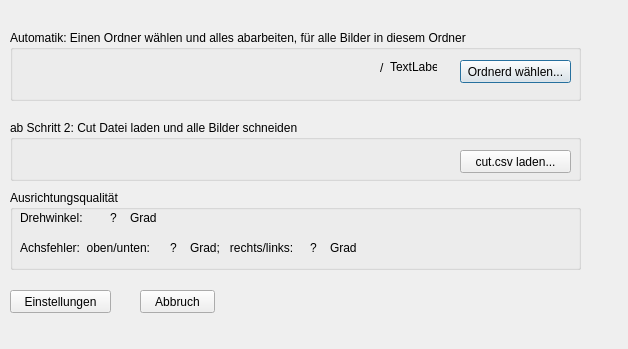
<?xml version="1.0" encoding="UTF-8"?>
<ui version="4.0">
 <class>DiasCut</class>
 <widget class="QDialog" name="DiasCut">
  <property name="geometry">
   <rect>
    <x>0</x>
    <y>0</y>
    <width>628</width>
    <height>349</height>
   </rect>
  </property>
  <property name="windowTitle">
   <string>Dias Schneiden</string>
  </property>
  <widget class="QWidget" name="centralWidget" native="true">
   <property name="geometry">
    <rect>
     <x>0</x>
     <y>0</y>
     <width>591</width>
     <height>343</height>
    </rect>
   </property>
   <widget class="QGroupBox" name="groupBox">
    <property name="geometry">
     <rect>
      <x>10</x>
      <y>30</y>
      <width>571</width>
      <height>71</height>
     </rect>
    </property>
    <property name="title">
     <string>Automatik: Einen Ordner wählen und alles abarbeiten, für alle Bilder in diesem Ordner </string>
    </property>
    <widget class="QPushButton" name="pb_selPict">
     <property name="geometry">
      <rect>
       <x>450</x>
       <y>30</y>
       <width>111</width>
       <height>23</height>
      </rect>
     </property>
     <property name="text">
      <string>Ordnerd wählen...</string>
     </property>
    </widget>
    <widget class="QLabel" name="la_dir">
     <property name="geometry">
      <rect>
       <x>10</x>
       <y>30</y>
       <width>351</width>
       <height>16</height>
      </rect>
     </property>
     <property name="text">
      <string/>
     </property>
    </widget>
    <widget class="QLabel" name="la_maske">
     <property name="geometry">
      <rect>
       <x>380</x>
       <y>30</y>
       <width>47</width>
       <height>13</height>
      </rect>
     </property>
     <property name="text">
      <string>TextLabel</string>
     </property>
    </widget>
    <widget class="QLabel" name="label">
     <property name="geometry">
      <rect>
       <x>370</x>
       <y>30</y>
       <width>16</width>
       <height>16</height>
      </rect>
     </property>
     <property name="text">
      <string>/</string>
     </property>
    </widget>
   </widget>
   <widget class="QGroupBox" name="groupBox_3">
    <property name="geometry">
     <rect>
      <x>10</x>
      <y>120</y>
      <width>571</width>
      <height>61</height>
     </rect>
    </property>
    <property name="title">
     <string>ab Schritt 2: Cut Datei laden und alle Bilder schneiden</string>
    </property>
    <widget class="QPushButton" name="pb_Load_cut">
     <property name="geometry">
      <rect>
       <x>450</x>
       <y>30</y>
       <width>111</width>
       <height>23</height>
      </rect>
     </property>
     <property name="text">
      <string>cut.csv laden...</string>
     </property>
    </widget>
    <widget class="QLabel" name="la_cut">
     <property name="geometry">
      <rect>
       <x>10</x>
       <y>30</y>
       <width>421</width>
       <height>16</height>
      </rect>
     </property>
     <property name="text">
      <string/>
     </property>
    </widget>
   </widget>
   <widget class="QGroupBox" name="groupBox_4">
    <property name="geometry">
     <rect>
      <x>10</x>
      <y>190</y>
      <width>571</width>
      <height>80</height>
     </rect>
    </property>
    <property name="title">
     <string>Ausrichtungsqualität</string>
    </property>
    <widget class="QLabel" name="label_7">
     <property name="geometry">
      <rect>
       <x>10</x>
       <y>20</y>
       <width>81</width>
       <height>16</height>
      </rect>
     </property>
     <property name="text">
      <string>Drehwinkel:</string>
     </property>
    </widget>
    <widget class="QLabel" name="la_qw">
     <property name="geometry">
      <rect>
       <x>100</x>
       <y>20</y>
       <width>21</width>
       <height>16</height>
      </rect>
     </property>
     <property name="text">
      <string>?</string>
     </property>
    </widget>
    <widget class="QLabel" name="label_9">
     <property name="geometry">
      <rect>
       <x>120</x>
       <y>20</y>
       <width>41</width>
       <height>16</height>
      </rect>
     </property>
     <property name="text">
      <string>Grad</string>
     </property>
    </widget>
    <widget class="QLabel" name="label_10">
     <property name="geometry">
      <rect>
       <x>10</x>
       <y>50</y>
       <width>151</width>
       <height>16</height>
      </rect>
     </property>
     <property name="text">
      <string>Achsfehler:  oben/unten:</string>
     </property>
    </widget>
    <widget class="QLabel" name="la_qou">
     <property name="geometry">
      <rect>
       <x>160</x>
       <y>50</y>
       <width>21</width>
       <height>16</height>
      </rect>
     </property>
     <property name="text">
      <string>?</string>
     </property>
    </widget>
    <widget class="QLabel" name="label_12">
     <property name="geometry">
      <rect>
       <x>180</x>
       <y>50</y>
       <width>111</width>
       <height>16</height>
      </rect>
     </property>
     <property name="text">
      <string>Grad;   rechts/links:</string>
     </property>
    </widget>
    <widget class="QLabel" name="la_qrl">
     <property name="geometry">
      <rect>
       <x>300</x>
       <y>50</y>
       <width>21</width>
       <height>16</height>
      </rect>
     </property>
     <property name="text">
      <string>?</string>
     </property>
    </widget>
    <widget class="QLabel" name="label_14">
     <property name="geometry">
      <rect>
       <x>320</x>
       <y>50</y>
       <width>41</width>
       <height>16</height>
      </rect>
     </property>
     <property name="text">
      <string>Grad</string>
     </property>
    </widget>
   </widget>
   <widget class="QPushButton" name="pushButton">
    <property name="geometry">
     <rect>
      <x>10</x>
      <y>290</y>
      <width>101</width>
      <height>23</height>
     </rect>
    </property>
    <property name="text">
     <string>Einstellungen</string>
    </property>
   </widget>
   <widget class="QPushButton" name="pb_Abbruch">
    <property name="geometry">
     <rect>
      <x>140</x>
      <y>290</y>
      <width>75</width>
      <height>23</height>
     </rect>
    </property>
    <property name="text">
     <string>Abbruch</string>
    </property>
   </widget>
  </widget>
 </widget>
 <layoutdefault spacing="6" margin="11"/>
 <resources/>
 <connections/>
</ui>
